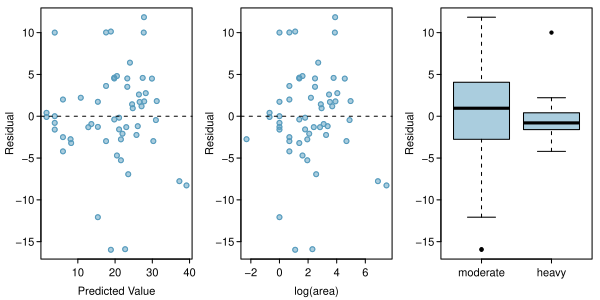

Recreate this plot in R.
library(openintro)
library(oibiostat)

data(COL)
data(forest.birds)

library(plyr)

forest.birds$grazing.level = forest.birds$grazing.intensity
forest.birds$grazing.level = mapvalues(forest.birds$grazing.level,
                                       from = c("light", "less than average",
                                                "average", "moderately heavy"),
                                       to = c("moderate", "moderate", "moderate",
                                              "moderate"))


residuals = resid(lm(abundance ~ log.area + grazing.level, data=forest.birds))
predicted = predict(lm(abundance ~ log.area + grazing.level, data=forest.birds))

myPDF("forestbirdsAbunLogAreaGrazingResidPlots.pdf", 6, 3,
      mfrow = c(1, 3),
      mgp = c(1.9, 0.5, 0),
      mar = c(3, 3, .5, .5) + 0.1)
#mar = c(3, 0.2, 1.5, 0.8) + 0.1)
plot(predicted,
     residuals,
     pch = 19,
     cex = 1,
     col = COL[1, 3],
     xlab = "Predicted Value",
     ylab = "Residual",
     ylim = c(min(residuals), max(residuals)))
points(predicted,
       residuals,
       cex = 1,
       col = COL[1])
#mtext("Predicted Value", 1, 1.9)

abline(lm(residuals ~ predicted), lty = 2)

plot(forest.birds$log.area,
     residuals,
     pch = 19,
     cex = 1,
     col = COL[1, 3],
     xlab = "log(area)",
     ylab = "Residual",
     ylim = c(min(residuals), max(residuals)))
points(forest.birds$log.area,
       residuals,
       cex = 1,
       col = COL[1])
abline(lm(residuals ~ forest.birds$log.area), lty = 2)

boxplot(residuals ~ forest.birds$grazing.level,
        ylab = 'Residual',
        ylim = c(min(residuals), max(residuals)),
        pch = 19,
        pchCex = 1,
        lcol = COL[1],
        col = COL[1,3])


dev.off()
